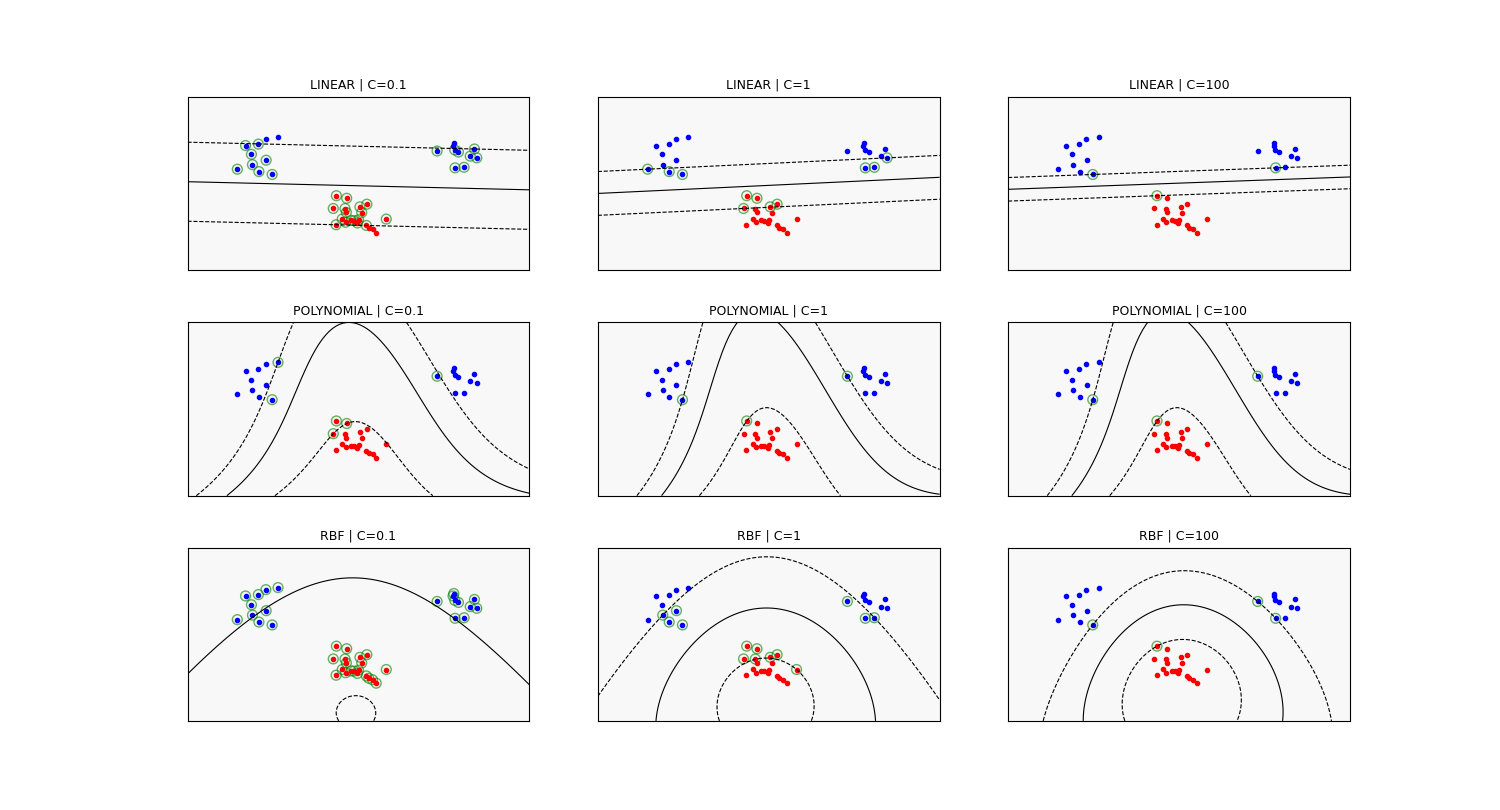

Recreate this plot in Python.
import numpy as np
import matplotlib.pyplot as plt
import random
import statistics
from scipy.optimize import minimize
from scipy.spatial.distance import cdist, pdist

#data generation 
def generate_data():
    np.random.seed(100)
    classA = np.concatenate((
        np.random.randn(10, 2) * 0.2 + [1.5, 0.5],
        np.random.randn(10, 2) * 0.2 + [-1.5, 0.5]
    ))
    classB = np.random.randn(20, 2) * 0.2 + [0.0, -0.5]
    inputs = np.concatenate((classA, classB))
    targets = np.concatenate((np.ones(classA.shape[0]), -np.ones(classB.shape[0])))
    N = inputs.shape[0]
    permute = list(range(N))
    random.seed(100)
    random.shuffle(permute)
    return inputs[permute, :], targets[permute]

# kernel functions 
def linear_kernel(x, y):
    return np.dot(x, y.T)

def polynomial_kernel(x, y, p=3):
    return (np.dot(x, y.T) + 1) ** p

def rbf_kernel(x, y, sigma=0.5):
    dists = cdist(x, y, 'sqeuclidean')
    return np.exp(-dists / (2 * sigma**2))

def get_kernel_matrix(X, kernel_type, **kwargs):
    if kernel_type == 'linear': return linear_kernel(X, X)
    elif kernel_type == 'polynomial': return polynomial_kernel(X, X, p=kwargs.get('p', 3))
    elif kernel_type == 'rbf': return rbf_kernel(X, X, sigma=kwargs.get('sigma', 0.5))
    else: raise ValueError("Unknown kernel")

# SVM Training
def train_svm(inputs, targets, C, kernel_type='linear', **kwargs):
    if kernel_type == 'rbf' and kwargs.get('sigma') is None:
        distances = pdist(inputs, 'euclidean')
        kwargs['sigma'] = statistics.median(distances)

    N = inputs.shape[0]
    K = get_kernel_matrix(inputs, kernel_type, **kwargs)
    P = np.outer(targets, targets) * K
    
    def objective(alpha):
        return 0.5 * np.dot(alpha, np.dot(P, alpha)) - np.sum(alpha)
    def zerofun(alpha):
        return np.dot(alpha, targets)
    
    bounds = [(0, C) for _ in range(N)]
    constraints = {'type': 'eq', 'fun': zerofun}
    
    ret = minimize(objective, np.zeros(N), bounds=bounds, constraints=constraints)
    alpha = ret.x
    
    sv_indices = alpha > 1e-5
    sv = inputs[sv_indices]
    sv_alpha = alpha[sv_indices]
    sv_targets = targets[sv_indices]
    
    margin_indices = (alpha > 1e-5) & (alpha < C - 1e-5)
    if np.sum(margin_indices) > 0:
        idx = np.where(margin_indices)[0]
        b = np.mean([targets[i] - np.dot(alpha * targets, K[:, i]) for i in idx])
    else:
        b = 0.0
        
    return {'sv': sv, 'sv_alpha': sv_alpha, 'sv_targets': sv_targets, 
            'b': b, 'kernel_type': kernel_type, 'kwargs': kwargs}

# indicator function 
def indicator(model, x_new):
    sv, sv_a, sv_t = model['sv'], model['sv_alpha'], model['sv_targets']
    k_type, kwargs = model['kernel_type'], model['kwargs']
    if k_type == 'linear': k_val = linear_kernel(sv, x_new)
    elif k_type == 'polynomial': k_val = polynomial_kernel(sv, x_new, p=kwargs.get('p', 3))
    elif k_type == 'rbf': k_val = rbf_kernel(sv, x_new, sigma=kwargs.get('sigma', 0.5))
    return np.dot(sv_a * sv_t, k_val) + model['b']

# plotting 
def plot_subplot(ax, inputs, targets, model, title):
    ax.set_facecolor('#f8f8f8')
    ax.plot(inputs[targets==1, 0], inputs[targets==1, 1], 'b.', markersize=6)
    ax.plot(inputs[targets==-1, 0], inputs[targets==-1, 1], 'r.', markersize=6)
    ax.scatter(model['sv'][:, 0], model['sv'][:, 1], s=50, facecolors='none', edgecolors='g', alpha=0.6)
    
    x_min, x_max, y_min, y_max = -2.5, 2.5, -1.5, 1.5
    xx, yy = np.meshgrid(np.linspace(x_min, x_max, 100), np.linspace(y_min, y_max, 100))
    Z = indicator(model, np.c_[xx.ravel(), yy.ravel()]).reshape(xx.shape)
    ax.contour(xx, yy, Z, levels=[-1, 0, 1], colors='k', linestyles=['--', '-', '--'], linewidths=0.8)
    ax.set_title(title, fontsize=9)
    ax.set_xticks([]); ax.set_yticks([])

# main execution
if __name__ == "__main__":
    inputs, targets = generate_data()
    C_values = [0.1, 1, 100]
    kernels = ['linear', 'polynomial', 'rbf']
    
    fig, axes = plt.subplots(3, 3, figsize=(15, 12))
    plt.subplots_adjust(wspace=0.2, hspace=0.3)
    
    for row_idx, k_type in enumerate(kernels):
        for col_idx, C in enumerate(C_values):
            print(f"Training {k_type} kernel with C={C}")
            # use default p=3 for poly and heuristic sigma for RBF
            model = train_svm(inputs, targets, C=C, kernel_type=k_type)
            plot_subplot(axes[row_idx, col_idx], inputs, targets, model, f"{k_type.upper()} | C={C}")
    
    plt.savefig('svm_full_comparison.pdf')
    plt.show()
